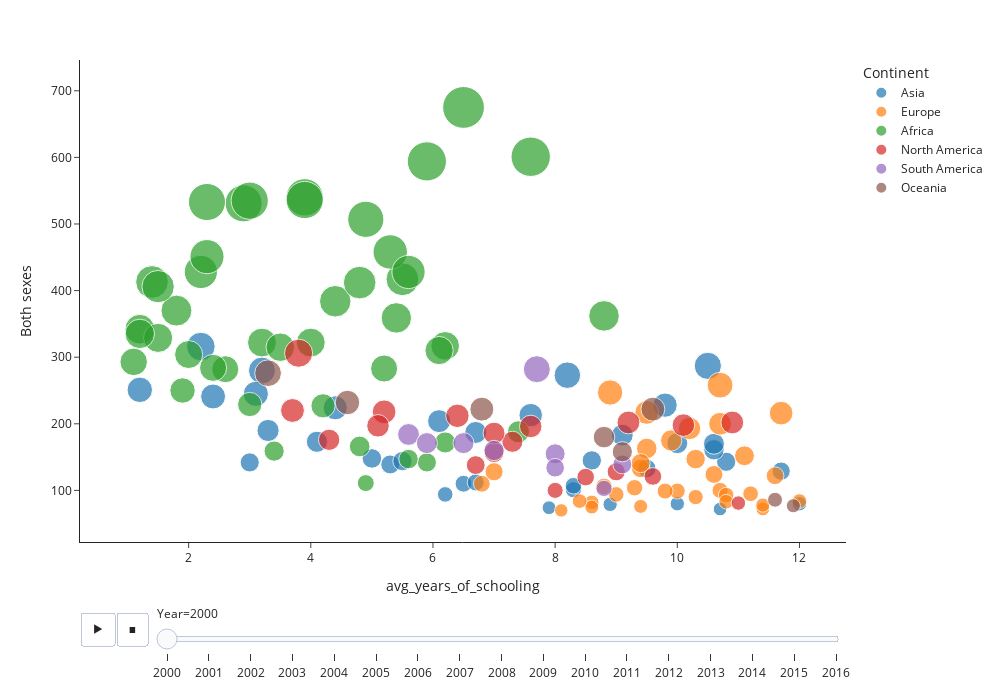

The cell this chart's notebook holds for it:
### Code cell
import plotly.express as px
px.scatter(merge_df, x='avg_years_of_schooling', y='Both sexes',
           size='Both sexes', size_max=30, color='Continent', animation_frame="Year", animation_group="Country",
           template='simple_white', width=1000, height=700,hover_name='Country')

### Figure 1 — Plotly figure (JSON) as saved in the notebook; plotly's stock layout.template omitted (floating-point values rounded to 4 significant figures)
{"data": [{"hovertemplate": "<b>%{hovertext}</b><br><br>Continent=Asia<br>Year=2000<br>avg_years_of_schooling=%{x}<br>Both sexes=%{marker.size}<extra></extra>", "hovertext": ["Afghanistan", "Armenia", "Azerbaijan", "Bahrain", "Bangladesh", "Cambodia", "China", "Cyprus", "Georgia", "India", "Indonesia", "Iraq", "Israel", "Japan", "Jordan", "Kazakhstan", "Kuwait", "Kyrgyzstan", "Malaysia", "Maldives", "Mongolia", "Myanmar", "Nepal", "Oman", "Pakistan", "Philippines", "Qatar", "Saudi Arabia", "Singapore", "Sri Lanka", "Tajikistan", "Thailand", "Turkey", "United Arab Emirates", "Uzbekistan", "Yemen"], "ids": ["Afghanistan", "Armenia", "Azerbaijan", "Bahrain", "Bangladesh", "Cambodia", "China", "Cyprus", "Georgia", "India", "Indonesia", "Iraq", "Israel", "Japan", "Jordan", "Kazakhstan", "Kuwait", "Kyrgyzstan", "Malaysia", "Maldives", "Mongolia", "Myanmar", "Nepal", "Oman", "Pakistan", "Philippines", "Qatar", "Saudi Arabia", "Singapore", "Sri Lanka", "Tajikistan", "Thailand", "Turkey", "United Arab Emirates", "Uzbekistan", "Yemen"], "legendgroup": "Asia", "marker": {"color": "#1F77B4", "size": [316, 143, 161, 101, 173, 280, 110, 80, 129, 224, 187, 148, 80, 72, 133, 287, 94, 228, 145, 142, 273, 245, 241, 139, 190, 213, 74, 112, 79, 171, 170, 204, 144, 107, 183, 251], "sizemode": "area", "sizeref": 0.7744, "symbol": "circle"}, "mode": "markers", "name": "Asia", "orientation": "v", "showlegend": true, "type": "scatter", "x": [2.2, 10.8, 10.6, 8.3, 4.1, 3.2, 6.5, 10, 11.7, 4.4, 6.7, 5, 12, 10.7, 9.5, 10.5, 6.2, 9.8, 8.6, 3, 8.2, 3.1, 2.4, 5.3, 3.3, 7.6, 7.9, 6.7, 8.9, 10, 10.6, 6.1, 5.5, 8.3, 9.1, 1.2], "xaxis": "x", "y": [316, 143, 161, 101, 173, 280, 110, 80, 129, 224, 187, 148, 80, 72, 133, 287, 94, 228, 145, 142, 273, 245, 241, 139, 190, 213, 74, 112, 79, 171, 170, 204, 144, 107, 183, 251], "yaxis": "y"}, {"hovertemplate": "<b>%{hovertext}</b><br><br>Continent=Europe<br>Year=2000<br>avg_years_of_schooling=%{x}<br>Both sexes=%{marker.size}<extra></extra>", "hovertext": ["Albania", "Austria", "Belarus", "Belgium", "Bosnia and Herzegovina", "Bulgaria", "Croatia", "Czechia", "Denmark", "Estonia", "Finland", "France", "Germany", "Greece", "Hungary", "Iceland", "Ireland", "Italy", "Latvia", "Lithuania", "Luxembourg", "Malta", "Netherlands", "Norway", "Poland", "Portugal", "Romania", "Serbia", "Slovakia", "Slovenia", "Spain", "Sweden", "Switzerland", "Ukraine"], "ids": ["Albania", "Austria", "Belarus", "Belgium", "Bosnia and Herzegovina", "Bulgaria", "Croatia", "Czechia", "Denmark", "Estonia", "Finland", "France", "Germany", "Greece", "Hungary", "Iceland", "Ireland", "Italy", "Latvia", "Lithuania", "Luxembourg", "Malta", "Netherlands", "Norway", "Poland", "Portugal", "Romania", "Serbia", "Slovakia", "Slovenia", "Spain", "Sweden", "Switzerland", "Ukraine"], "legendgroup": "Europe", "marker": {"color": "#FF7F0E", "size": [106, 94, 247, 99, 128, 163, 133, 124, 100, 216, 104, 99, 95, 82, 193, 76, 93, 75, 217, 200, 90, 70, 83, 84, 152, 110, 175, 141, 147, 122, 84, 72, 78, 258], "sizemode": "area", "sizeref": 0.7744, "symbol": "circle"}, "mode": "markers", "name": "Europe", "orientation": "v", "showlegend": true, "type": "scatter", "x": [8.8, 9, 8.9, 10, 7, 9.5, 9.4, 10.6, 10.7, 11.7, 9.3, 9.8, 11.2, 8.6, 10.2, 9.4, 10.8, 8.6, 9.5, 10.7, 10.3, 8.1, 10.8, 12, 11.1, 6.8, 9.9, 9.4, 10.3, 11.6, 8.4, 11.4, 11.4, 10.7], "xaxis": "x", "y": [106, 94, 247, 99, 128, 163, 133, 124, 100, 216, 104, 99, 95, 82, 193, 76, 93, 75, 217, 200, 90, 70, 83, 84, 152, 110, 175, 141, 147, 122, 84, 72, 78, 258], "yaxis": "y"}, {"hovertemplate": "<b>%{hovertext}</b><br><br>Continent=Africa<br>Year=2000<br>avg_years_of_schooling=%{x}<br>Both sexes=%{marker.size}<extra></extra>", "hovertext": ["Algeria", "Angola", "Benin", "Botswana", "Burkina Faso", "Burundi", "Cameroon", "Central African Republic", "Chad", "Congo", "Djibouti", "Egypt", "Equatorial Guinea", "Eswatini", "Ethiopia", "Gabon", "Gambia", "Ghana", "Guinea", "Kenya", "Lesotho", "Liberia", "Libya", "Madagascar", "Malawi", "Mali", "Mauritania", "Mauritius", "Morocco", "Mozambique", "Namibia", "Niger", "Rwanda", "Sao Tome and Principe", "Senegal", "Seychelles", "Sierra Leone", "South Africa", "Sudan", "Togo", "Tunisia", "Uganda", "Zambia", "Zimbabwe"], "ids": ["Algeria", "Angola", "Benin", "Botswana", "Burkina Faso", "Burundi", "Cameroon", "Central African Republic", "Chad", "Congo", "Djibouti", "Egypt", "Equatorial Guinea", "Eswatini", "Ethiopia", "Gabon", "Gambia", "Ghana", "Guinea", "Kenya", "Lesotho", "Liberia", "Libya", "Madagascar", "Malawi", "Mali", "Mauritania", "Mauritius", "Morocco", "Mozambique", "Namibia", "Niger", "Rwanda", "Sao Tome and Principe", "Senegal", "Seychelles", "Sierra Leone", "South Africa", "Sudan", "Togo", "Tunisia", "Uganda", "Zambia", "Zimbabwe"], "legendgroup": "Africa", "marker": {"color": "#2CA02C", "size": [142, 384, 282, 601, 342, 370, 412, 531, 413, 417, 322, 166, 359, 540, 406, 317, 304, 310, 329, 458, 507, 315, 147, 283, 535, 335, 229, 172, 159, 428, 428, 293, 451, 227, 250, 188, 533, 362, 284, 322, 111, 536, 594, 675], "sizemode": "area", "sizeref": 0.7744, "symbol": "circle"}, "mode": "markers", "name": "Africa", "orientation": "v", "showlegend": true, "type": "scatter", "x": [5.9, 4.4, 2.6, 7.6, 1.2, 1.8, 4.8, 2.9, 1.4, 5.5, 3.2, 4.8, 5.4, 3.9, 1.5, 6.2, 2, 6.1, 1.5, 5.3, 4.9, 3.5, 5.6, 5.2, 3, 1.2, 3, 6.2, 3.4, 2.2, 5.6, 1.1, 2.3, 4.2, 1.9, 7.4, 2.3, 8.8, 2.4, 4, 4.9, 3.9, 5.9, 6.5], "xaxis": "x", "y": [142, 384, 282, 601, 342, 370, 412, 531, 413, 417, 322, 166, 359, 540, 406, 317, 304, 310, 329, 458, 507, 315, 147, 283, 535, 335, 229, 172, 159, 428, 428, 293, 451, 227, 250, 188, 533, 362, 284, 322, 111, 536, 594, 675], "yaxis": "y"}, {"hovertemplate": "<b>%{hovertext}</b><br><br>Continent=North America<br>Year=2000<br>avg_years_of_schooling=%{x}<br>Both sexes=%{marker.size}<extra></extra>", "hovertext": ["Antigua and Barbuda", "Bahamas", "Barbados", "Belize", "Canada", "Costa Rica", "Cuba", "Dominican Republic", "El Salvador", "Guatemala", "Haiti", "Honduras", "Jamaica", "Mexico", "Nicaragua", "Panama", "Saint Lucia", "Saint Vincent and the Grenadines", "Trinidad and Tobago"], "ids": ["Antigua and Barbuda", "Bahamas", "Barbados", "Belize", "Canada", "Costa Rica", "Cuba", "Dominican Republic", "El Salvador", "Guatemala", "Haiti", "Honduras", "Jamaica", "Mexico", "Nicaragua", "Panama", "Saint Lucia", "Saint Vincent and the Grenadines", "Trinidad and Tobago"], "legendgroup": "North America", "marker": {"color": "#D62728", "size": [157, 202, 128, 198, 81, 100, 121, 212, 218, 220, 306, 176, 173, 138, 197, 120, 186, 196, 202], "sizemode": "area", "sizeref": 0.7744, "symbol": "circle"}, "mode": "markers", "name": "North America", "orientation": "v", "showlegend": true, "type": "scatter", "x": [7, 10.9, 9, 10.1, 11, 8, 9.6, 6.4, 5.2, 3.7, 3.8, 4.3, 7.3, 6.7, 5.1, 8.5, 7, 7.6, 9.2], "xaxis": "x", "y": [157, 202, 128, 198, 81, 100, 121, 212, 218, 220, 306, 176, 173, 138, 197, 120, 186, 196, 202], "yaxis": "y"}, {"hovertemplate": "<b>%{hovertext}</b><br><br>Continent=South America<br>Year=2000<br>avg_years_of_schooling=%{x}<br>Both sexes=%{marker.size}<extra></extra>", "hovertext": ["Argentina", "Brazil", "Chile", "Colombia", "Ecuador", "Guyana", "Paraguay", "Peru", "Uruguay"], "ids": ["Argentina", "Brazil", "Chile", "Colombia", "Ecuador", "Guyana", "Paraguay", "Peru", "Uruguay"], "legendgroup": "South America", "marker": {"color": "#9467BD", "size": [139, 184, 103, 171, 160, 282, 171, 155, 134], "sizemode": "area", "sizeref": 0.7744, "symbol": "circle"}, "mode": "markers", "name": "South America", "orientation": "v", "showlegend": true, "type": "scatter", "x": [9.1, 5.6, 8.8, 6.5, 7, 7.7, 5.9, 8, 8], "xaxis": "x", "y": [139, 184, 103, 171, 160, 282, 171, 155, 134], "yaxis": "y"}, {"hovertemplate": "<b>%{hovertext}</b><br><br>Continent=Oceania<br>Year=2000<br>avg_years_of_schooling=%{x}<br>Both sexes=%{marker.size}<extra></extra>", "hovertext": ["Australia", "Fiji", "Kiribati", "New Zealand", "Papua New Guinea", "Samoa", "Solomon Islands", "Tonga"], "ids": ["Australia", "Fiji", "Kiribati", "New Zealand", "Papua New Guinea", "Samoa", "Solomon Islands", "Tonga"], "legendgroup": "Oceania", "marker": {"color": "#8C564B", "size": [77, 222, 222, 86, 276, 180, 232, 158], "sizemode": "area", "sizeref": 0.7744, "symbol": "circle"}, "mode": "markers", "name": "Oceania", "orientation": "v", "showlegend": true, "type": "scatter", "x": [11.9, 9.6, 6.8, 11.6, 3.3, 8.8, 4.6, 9.1], "xaxis": "x", "y": [77, 222, 222, 86, 276, 180, 232, 158], "yaxis": "y"}], "layout": {"height": 700, "legend": {"itemsizing": "constant", "title": {"text": "Continent"}, "tracegroupgap": 0}, "margin": {"t": 60}, "sliders": [{"active": 0, "currentvalue": {"prefix": "Year="}, "len": 0.9, "pad": {"b": 10, "t": 60}, "steps": [{"args": [["2000"], {"frame": {"duration": 0, "redraw": false}, "fromcurrent": true, "mode": "immediate", "transition": {"duration": 0, "easing": "linear"}}], "label": "2000", "method": "animate"}, {"args": [["2001"], {"frame": {"duration": 0, "redraw": false}, "fromcurrent": true, "mode": "immediate", "transition": {"duration": 0, "easing": "linear"}}], "label": "2001", "method": "animate"}, {"args": [["2002"], {"frame": {"duration": 0, "redraw": false}, "fromcurrent": true, "mode": "immediate", "transition": {"duration": 0, "easing": "linear"}}], "label": "2002", "method": "animate"}, {"args": [["2003"], {"frame": {"duration": 0, "redraw": false}, "fromcurrent": true, "mode": "immediate", "transition": {"duration": 0, "easing": "linear"}}], "label": "2003", "method": "animate"}, {"args": [["2004"], {"frame": {"duration": 0, "redraw": false}, "fromcurrent": true, "mode": "immediate", "transition": {"duration": 0, "easing": "linear"}}], "label": "2004", "method": "animate"}, {"args": [["2005"], {"frame": {"duration": 0, "redraw": false}, "fromcurrent": true, "mode": "immediate", "transition": {"duration": 0, "easing": "linear"}}], "label": "2005", "method": "animate"}, {"args": [["2006"], {"frame": {"duration": 0, "redraw": false}, "fromcurrent": true, "mode": "immediate", "transition": {"duration": 0, "easing": "linear"}}], "label": "2006", "method": "animate"}, {"args": [["2007"], {"frame": {"duration": 0, "redraw": false}, "fromcurrent": true, "mode": "immediate", "transition": {"duration": 0, "easing": "linear"}}], "label": "2007", "method": "animate"}, {"args": [["2008"], {"frame": {"duration": 0, "redraw": false}, "fromcurrent": true, "mode": "immediate", "transition": {"duration": 0, "easing": "linear"}}], "label": "2008", "method": "animate"}, {"args": [["2009"], {"frame": {"duration": 0, "redraw": false}, "fromcurrent": true, "mode": "immediate", "transition": {"duration": 0, "easing": "linear"}}], "label": "2009", "method": "animate"}, {"args": [["2010"], {"frame": {"duration": 0, "redraw": false}, "fromcurrent": true, "mode": "immediate", "transition": {"duration": 0, "easing": "linear"}}], "label": "2010", "method": "animate"}, {"args": [["2011"], {"frame": {"duration": 0, "redraw": false}, "fromcurrent": true, "mode": "immediate", "transition": {"duration": 0, "easing": "linear"}}], "label": "2011", "method": "animate"}, {"args": [["2012"], {"frame": {"duration": 0, "redraw": false}, "fromcurrent": true, "mode": "immediate", "transition": {"duration": 0, "easing": "linear"}}], "label": "2012", "method": "animate"}, {"args": [["2013"], {"frame": {"duration": 0, "redraw": false}, "fromcurrent": true, "mode": "immediate", "transition": {"duration": 0, "easing": "linear"}}], "label": "2013", "method": "animate"}, {"args": [["2014"], {"frame": {"duration": 0, "redraw": false}, "fromcurrent": true, "mode": "immediate", "transition": {"duration": 0, "easing": "linear"}}], "label": "2014", "method": "animate"}, {"args": [["2015"], {"frame": {"duration": 0, "redraw": false}, "fromcurrent": true, "mode": "immediate", "transition": {"duration": 0, "easing": "linear"}}], "label": "2015", "method": "animate"}, {"args": [["2016"], {"frame": {"duration": 0, "redraw": false}, "fromcurrent": true, "mode": "immediate", "transition": {"duration": 0, "easing": "linear"}}], "label": "2016", "method": "animate"}], "x": 0.1, "xanchor": "left", "y": 0, "yanchor": "top"}], "updatemenus": [{"buttons": [{"args": [null, {"frame": {"duration": 500, "redraw": false}, "fromcurrent": true, "mode": "immediate", "transition": {"duration": 500, "easing": "linear"}}], "label": "&#9654;", "method": "animate"}, {"args": [[null], {"frame": {"duration": 0, "redraw": false}, "fromcurrent": true, "mode": "immediate", "transition": {"duration": 0, "easing": "linear"}}], "label": "&#9724;", "method": "animate"}], "direction": "left", "pad": {"r": 10, "t": 70}, "showactive": false, "type": "buttons", "x": 0.1, "xanchor": "right", "y": 0, "yanchor": "top"}], "width": 1000, "xaxis": {"anchor": "y", "domain": [0, 1], "title": {"text": "avg_years_of_schooling"}}, "yaxis": {"anchor": "x", "domain": [0, 1], "title": {"text": "Both sexes"}}}}
